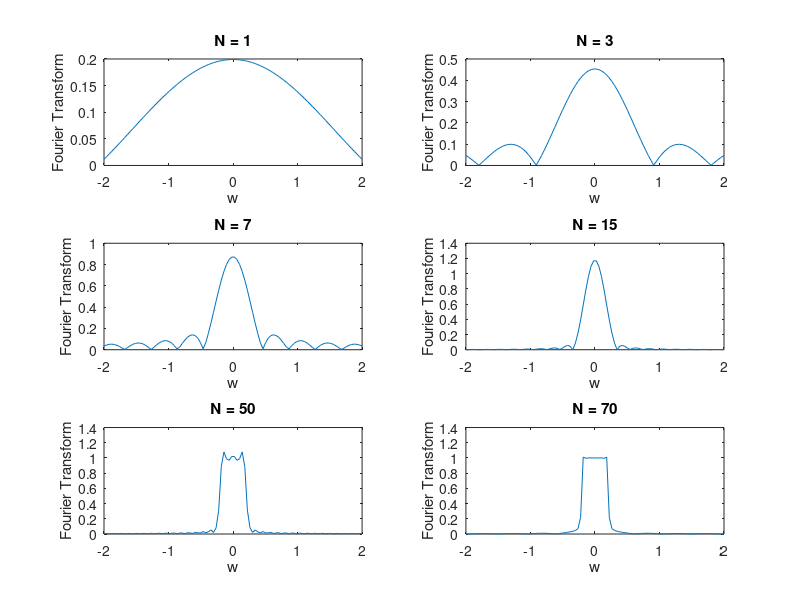

Recreate this plot in MATLAB.
%%%%%%%%%%%%%%%%%%%%    L2.2    %%%%%%%%%%%%%%%%%%%%

points = [1, 3, 7, 15, 50, 70]; % from textbook
w_c = pi / 15; % w_c1 = pi/25
omega = linspace(-2, 2); %range

% make a plot for each value of N
figure;
for idx = 1:length(points)
    N = points(idx);
    % equation for gibbs phenomenon
    gibbs = zeros(1, length(omega));
    for n = -N:N
        if n == 0 % handle when n is 0, not plotting
            gibbs = gibbs + (w_c / pi) * exp(-1j * omega * n);
        else 
            gibbs = gibbs + (sin(w_c * n) ./ (pi * n)) .* exp(-1j * omega * n);
        end
    end
    % subplots
    subplot(3, 2, idx);
    plot(omega, abs(gibbs));
    title(['N = ', num2str(N)]);
    xlabel('w');
    ylabel('Fourier Transform');
end